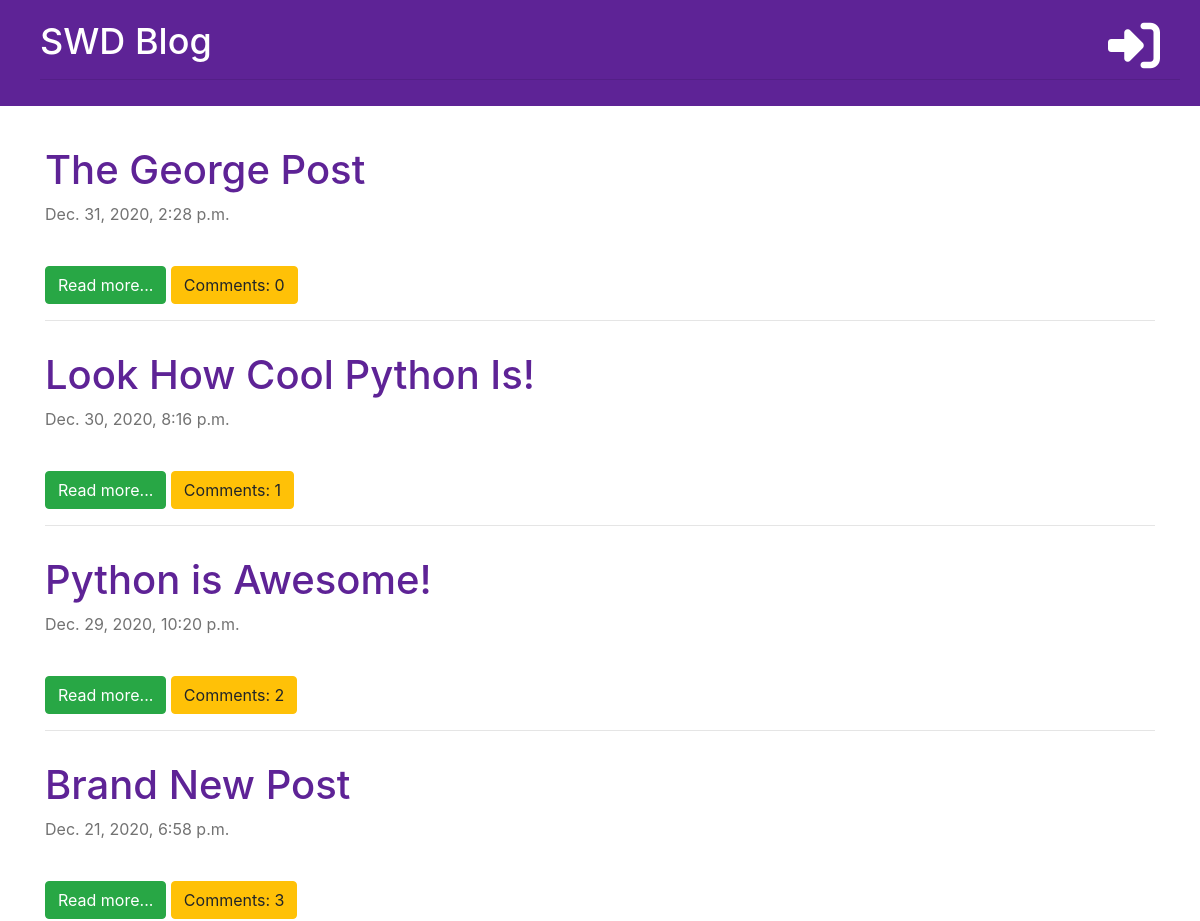
Before: / (upper part) with the older database file.
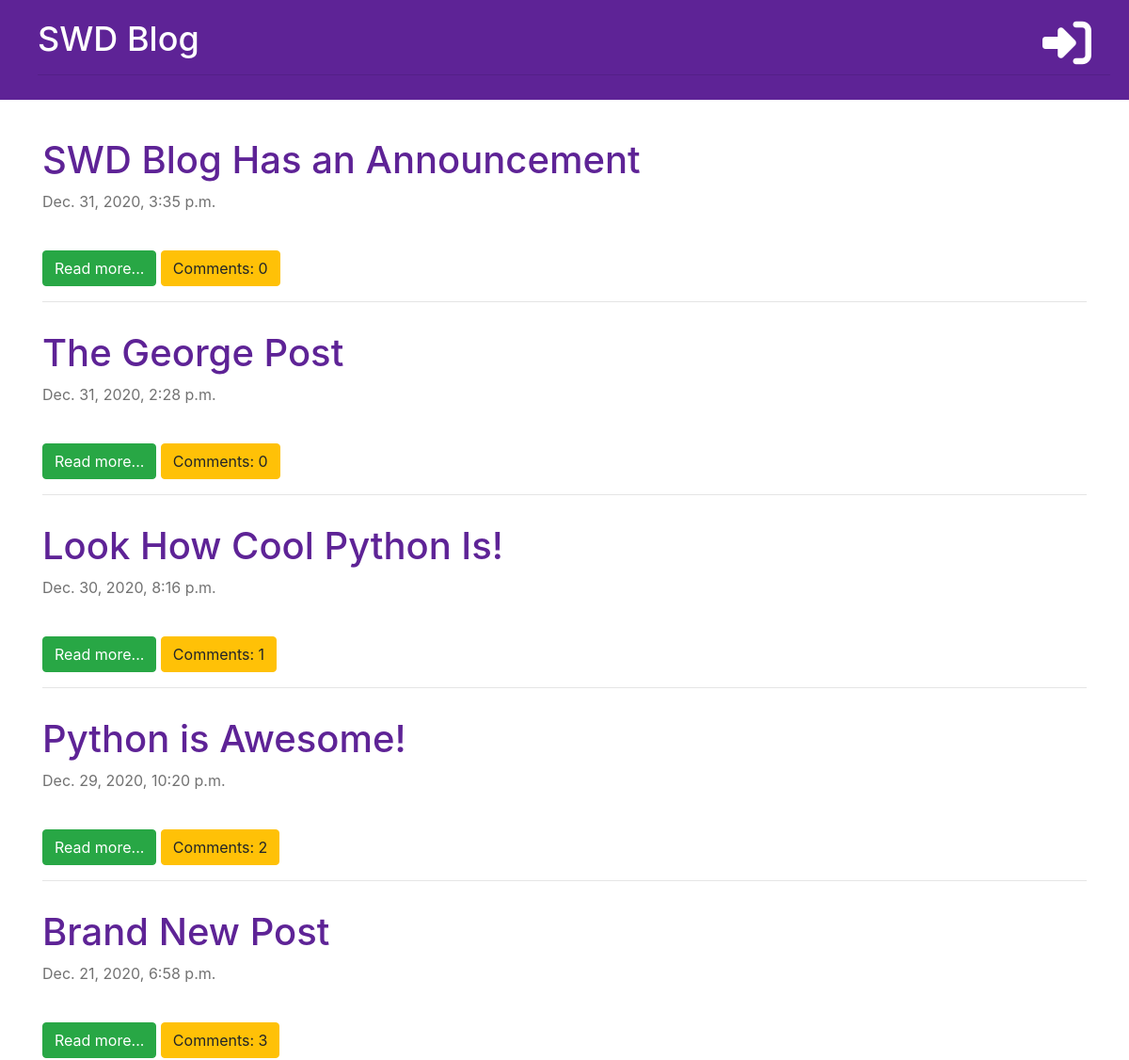
After: the same page with the newer database file.
### blog/models.py (models this page shows, shortened)
class Post(models.Model):
    author = models.ForeignKey('auth.User', on_delete=models.CASCADE)
    title = models.CharField(max_length=200)
    text = models.TextField()
    created_date = models.DateTimeField(default=timezone.now)
    published_date = models.DateTimeField(blank=True, null=True)
    def approved_comments(self):
        return self.comments.filter(approved=True)

### blog/views.py (the view)
# urls.py: path('', views.post_list, name='post_list'),
def post_list(request):
    posts = Post.objects.filter(
        published_date__lte=timezone.now()).order_by('-published_date')
    stuff_for_frontend = {'posts': posts}
    return render(request, 'blog/post_list.html', stuff_for_frontend)

### blog/templatetags/markdownify.py (called while the page is built)
@register.filter
def markdown(value):
    renderer = HighlightRenderer()
    markdown = mistune.Markdown(renderer=renderer)
    return markdown(value)

### blog/templates/blog/post_list.html (shortened to what this page needs)
{% extends 'blog/base.html' %}
{% load markdownify %}
{% block content %}
    {% for post in posts %}
    <div class="post">
        <h1><a href="{% url 'post_detail' pk=post.pk %}">{{ post.title }}</a></h1>
        <p class="published-date">{{ post.published_date }}</p>
        <br>
        <a href="{% url 'post_detail' pk=post.pk %}"><div class="btn btn-success">Read more...</div></a>
        <a href="{% url 'post_detail' pk=post.pk %}"><div class="btn btn-warning">Comments: {{ post.approved_comments.count }}</div></a>
        <hr>
    </div>
    {% endfor %}
{% endblock %}

Changed rows visible on the page:
now on this page (row edited): Post: title "SWD Blog Has an Announcement", published_date "Dec. 31, 2020, 3:35 p.m.", approved_comments.count "0"
